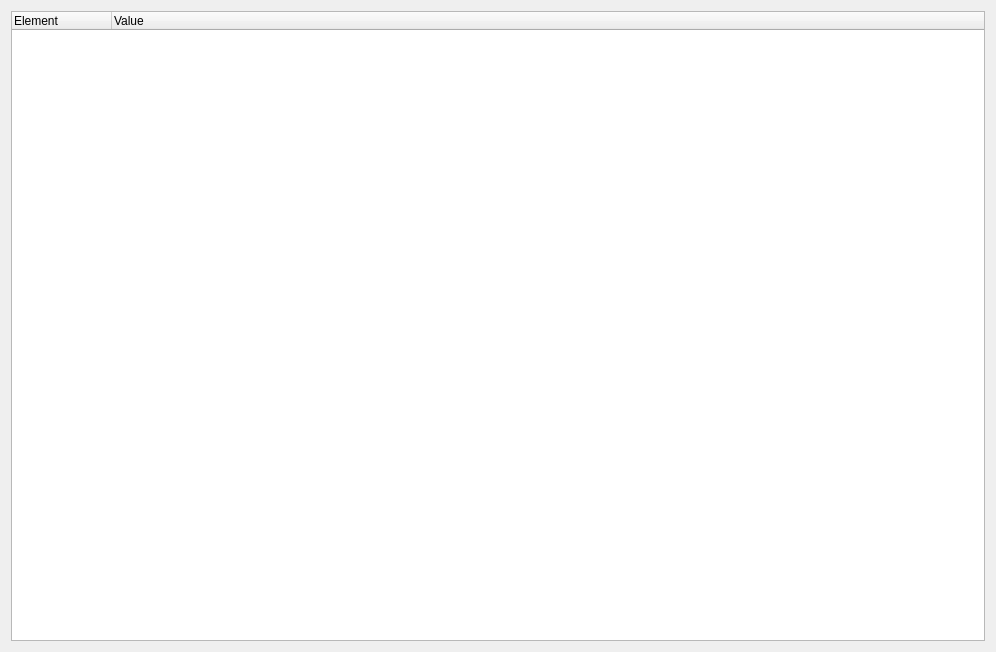
<?xml version="1.0" encoding="UTF-8"?>
<ui version="4.0">
 <class>IdentifyDialog</class>
 <widget class="QDialog" name="IdentifyDialog">
  <property name="geometry">
   <rect>
    <x>0</x>
    <y>0</y>
    <width>996</width>
    <height>652</height>
   </rect>
  </property>
  <property name="windowTitle">
   <string>Feature identification</string>
  </property>
  <layout class="QVBoxLayout" name="verticalLayout">
   <item>
    <layout class="QFormLayout" name="formLayout"/>
   </item>
   <item>
    <widget class="QTreeWidget" name="treeWidget">
     <property name="sizePolicy">
      <sizepolicy hsizetype="Expanding" vsizetype="Expanding">
       <horstretch>0</horstretch>
       <verstretch>0</verstretch>
      </sizepolicy>
     </property>
     <property name="contextMenuPolicy">
      <enum>Qt::CustomContextMenu</enum>
     </property>
     <property name="editTriggers">
      <set>QAbstractItemView::NoEditTriggers</set>
     </property>
     <property name="alternatingRowColors">
      <bool>true</bool>
     </property>
     <property name="selectionBehavior">
      <enum>QAbstractItemView::SelectRows</enum>
     </property>
     <property name="wordWrap">
      <bool>true</bool>
     </property>
     <property name="expandsOnDoubleClick">
      <bool>false</bool>
     </property>
     <attribute name="headerVisible">
      <bool>true</bool>
     </attribute>
     <attribute name="headerCascadingSectionResizes">
      <bool>true</bool>
     </attribute>
     <column>
      <property name="text">
       <string notr="true">Element</string>
      </property>
     </column>
     <column>
      <property name="text">
       <string>Value</string>
      </property>
     </column>
    </widget>
   </item>
  </layout>
 </widget>
 <resources/>
 <connections/>
</ui>
